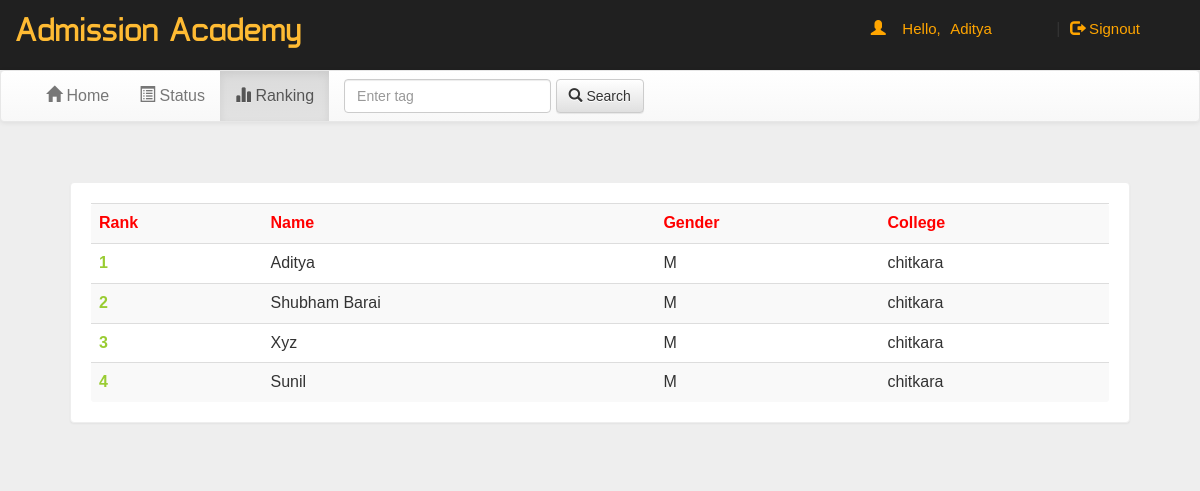
The app's page /account.php?q=3 (signed in) with its own data.
### tables this page shows
CREATE TABLE `rank` (
  `email` varchar(50) NOT NULL,
  `score` int(11) NOT NULL,
  `time` timestamp NOT NULL DEFAULT current_timestamp() ON UPDATE current_timestamp()
);

CREATE TABLE `user` (
  `name` varchar(50) NOT NULL,
  `gender` varchar(5) NOT NULL,
  `college` varchar(100) NOT NULL,
  `email` varchar(50) NOT NULL,
  `mob` bigint(20) NOT NULL,
  `password` varchar(50) NOT NULL
);

### account.php (the view, shortened to what this page needs)
<!DOCTYPE html PUBLIC "-//W3C//DTD XHTML 1.0 Transitional//EN" "http://www.w3.org/TR/xhtml1/DTD/xhtml1-transitional.dtd">
<html xmlns="http://www.w3.org/1999/xhtml">
<head>
<link  rel="stylesheet" href="css/bootstrap.min.css"/>
 <link  rel="stylesheet" href="css/bootstrap-theme.min.css"/>
 <link rel="stylesheet" href="css/main.css">
 <link  rel="stylesheet" href="css/font.css">
</head>
<body>
<div class="header">
<div class="row">
<div class="col-lg-6">
<span class="logo">Admission Academy</span></div>
<div class="col-md-4 col-md-offset-2">
 <?php
 include_once 'dbConnection.php';
  if(!(isset($_SESSION['email']))){
header("location:index.php");
}
else
{
$name = $_SESSION['name'];
echo '<span class="pull-right top title1" ><span class="log1"><span class="glyphicon glyphicon-user" aria-hidden="true"></span>&nbsp;&nbsp;&nbsp;&nbsp;Hello,</span> <a href="account.php?q=1" class="log log1">'.$name.'</a>&nbsp;|&nbsp;<a href="logout.php?q=account.php" class="log"><span class="glyphicon glyphicon-log-out" aria-hidden="true"></span>&nbsp;Signout</button></a></span>';
}?>
</div>
</div></div>
<div class="bg">
<nav class="navbar navbar-default title1">
  <div class="container-fluid">
    <div class="collapse navbar-collapse" id="bs-example-navbar-collapse-1">
      <ul class="nav navbar-nav">
        <li <?php if(@$_GET['q']==1) echo'class="active"'; ?> ><a href="account.php?q=1"><span class="glyphicon glyphicon-home" aria-hidden="true"></span>&nbsp;Home<span class="sr-only">(current)</span></a></li>
        <li <?php if(@$_GET['q']==2) echo'class="active"'; ?>><a href="account.php?q=2"><span class="glyphicon glyphicon-list-alt" aria-hidden="true"></span>&nbsp;Status</a></li>
		<li <?php if(@$_GET['q']==3) echo'class="active"'; ?>><a href="account.php?q=3"><span class="glyphicon glyphicon-stats" aria-hidden="true"></span>&nbsp;Ranking</a></li>
		</ul>
            <form class="navbar-form navbar-left" role="search">
        <div class="form-group">
          <input type="text" class="form-control" placeholder="Enter tag ">
        </div>
        <button type="submit" class="btn btn-default"><span class="glyphicon glyphicon-search" aria-hidden="true"></span>&nbsp;Search</button>
      </form>
      </div>
  </div>
</nav>
<div class="container">
<div class="row">
<div class="col-md-12">
<?php
if(@$_GET['q']== 3)
{
$q=mysqli_query($con,"SELECT * FROM rank  ORDER BY score DESC " )or die('Error223');
echo  '<div class="panel title"><div class="table-responsive">
<table class="table table-striped title1" >
<tr style="color:red"><td><b>Rank</b></td><td><b>Name</b></td><td><b>Gender</b></td><td><b>College</b></td></td></tr>';
$c=0;
while($row=mysqli_fetch_array($q) )
{
$e=$row['email'];
$q12=mysqli_query($con,"SELECT * FROM user WHERE email='$e' " )or die('Error231');
while($row=mysqli_fetch_array($q12) )
{
$name=$row['name'];
$gender=$row['gender'];
$college=$row['college'];
}
$c++;
echo '<tr><td style="color:#99cc32"><b>'.$c.'</b></td><td>'.$name.'</td><td>'.$gender.'</td><td>'.$college.'</td>';
}
echo '</table></div></div>';}
?>
</div></div></div></div>
</body>
</html>

### css/main.css (style rules this page uses)
body { overflow-x:hidden; width:100%; font: 15px; background:#eee; min-height:550px; background-attachment:fixed; font-family: monospace; }
.bg { min-height:540px; }
.panel { border-color:#eee; margin:40px; padding:20px; font: 15px "Century Gothic", "Times Roman", sans-serif; }
.title { font-family:'typo'; }
.header { background:#202020; height:70px; }
.logo { font-family: 'typo'; font-size: 35px; color: #ffbb33; line-height: 1.5; margin: 15px; }
.title1 { font: 16px "Century Gothic", "Times Roman", sans-serif; }
.top { margin-top:20px; }
.log1 { font: 15px 'Ubuntu', sans-serif; color:orange; margin-left:10px; }
.log { margin:10px; margin-right:60px; margin-left:5px; color:orange; text-decoration:none; font-size:20px; font-size:15px; }

### records on screen
rank: user.name "Aditya", user.gender "M", user.college "chitkara"
rank: user.name "Shubham Barai", user.gender "M", user.college "chitkara"
rank: user.name "Xyz", user.gender "M", user.college "chitkara"
rank: user.name "Sunil", user.gender "M", user.college "chitkara"

### other values on screen
$name "Aditya"
